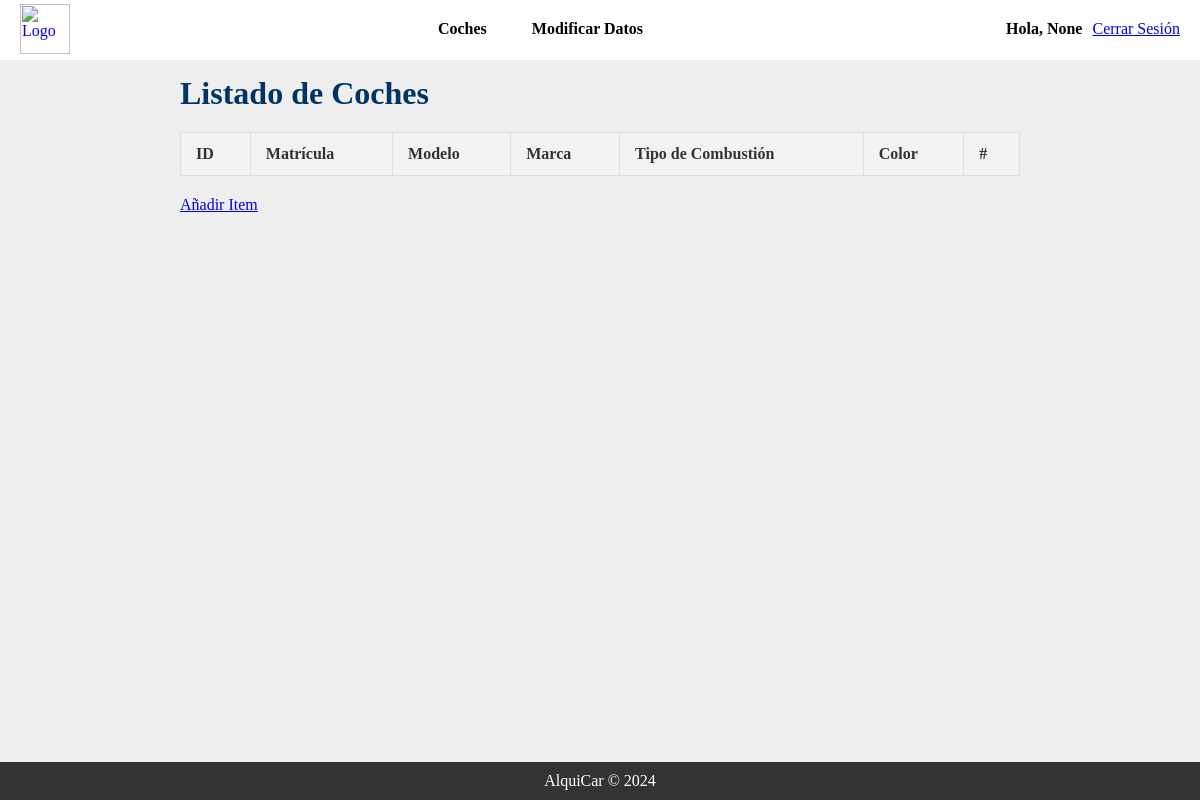
The app's page /app/items.php (signed in), older data.
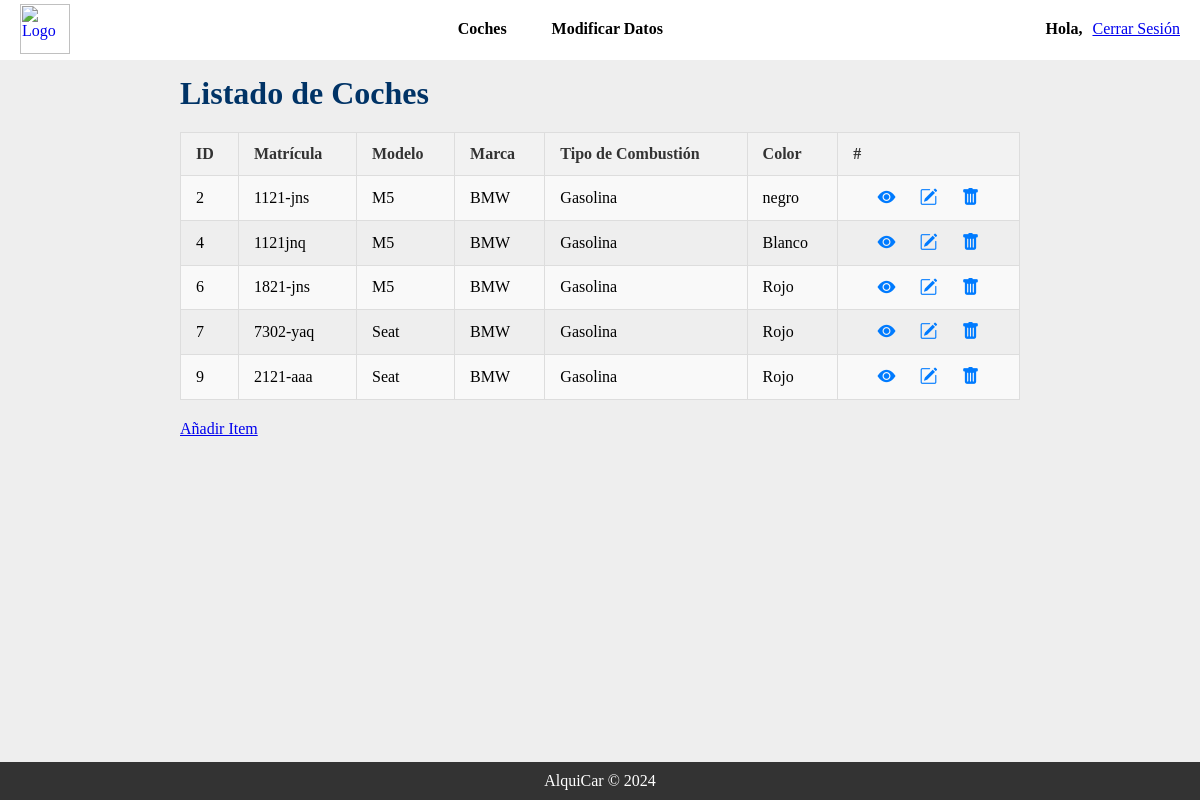
The same page, newer data.
### tables this page shows
CREATE TABLE `coches` (
  `id` int(11) NOT NULL,
  `matricula` varchar(10) DEFAULT NULL,
  `tipo_combustion` varchar(20) DEFAULT NULL,
  `modelo` varchar(50) DEFAULT NULL,
  `color` varchar(20) DEFAULT NULL,
  `marca` varchar(50) DEFAULT NULL
);

### app/items.php (the view, shortened to what this page needs)
<?php
require_once 'plantillas/header.php';
?>
<link rel="stylesheet" href="https://cdn.jsdelivr.net/npm/bootstrap-icons@1.8.1/font/bootstrap-icons.css">
<div class="body-margen">
    <h1>Listado de Coches</h1>
    <table border="1">
        <tr>
            <th>ID</th>
            <th>Matrícula</th>
            <th>Modelo</th>
            <th>Marca</th>
            <th>Tipo de Combustión</th>
            <th>Color</th>
            <th>#</th>
        </tr>
        <?php
        $sql = "SELECT * FROM coches";
        $stmt = $conn->prepare($sql);
        $stmt->execute();
        $result = $stmt->get_result();
        $coches = array();
        while ($row = $result->fetch_assoc()) {
            $coches[] = $row;
        }
        ?>
        <?php foreach ($coches as $coche): ?>
        <tr>
            <form method="post" action="process_modify_item.php">
                <td> <?php echo $coche['id']; ?> </td>
                <td> <?php echo $coche['matricula']; ?> </td>
                <td> <?php echo $coche['modelo']; ?> </td>
                <td> <?php echo $coche['marca']; ?> </td>
                <td> <?php echo $coche['tipo_combustion']; ?> </td>
                <td> <?php echo $coche['color']; ?> </td>
                <td>
                    <a href="show_item.php?id=<?php echo $coche['id']; ?>"><i class="bi bi-eye-fill"></i></a>
                    <?php if (isset($_SESSION['username'])): ?>
                        <a href="modify_item.php?id=<?php echo $coche['id']; ?>"><i class="bi bi-pencil-square"></i></a>
                        <a href="delete_item.php?id=<?php echo $coche['id']; ?>"><i class="bi bi-trash-fill"></i></a>
                    <?php endif; ?>
                </td>
            </form>
        </tr>
        <?php endforeach; ?>
    </table>
    <?php if (isset($_SESSION['username'])): ?>
        <div style="align: right;">
            <a href="add_item.php" >Añadir Item</a>
        </div>
    <?php endif; ?>
</div>
<?php
require_once 'plantillas/footer.php';
?>

### app/plantillas/header.php (shortened to what this page needs)
<html lang="es">
<head>
    <link rel="stylesheet" href="https://cdn.jsdelivr.net/npm/bootstrap-icons@1.8.1/font/bootstrap-icons.css">
    <link rel="stylesheet" href="css/header.css">
    <link rel="stylesheet" href="css/body.css">
</head>
<body>
    <header>
        <nav class="navbar">
            <div class="logo">
                <a href="index.php">
                    <img src="https://i0.wp.com/blogmaldito.com/wp-content/uploads/2014/03/logo-coche.jpg?ssl=1" alt="Logo">
                </a>
            </div>
            <ul class="nav-links">
                <li><a href="items.php"><i class="fas fa-car"></i> Coches</a></li>
                <?php if (isset($_SESSION['username'])): ?>
                    <li><a href="modificar_datos.php"><i class="fas fa-user-edit"></i> Modificar Datos</a></li>
                <?php endif; ?>
            </ul>
            <div class="profile">
                <?php if (isset($_SESSION['username'])): ?>
                    <span class="profile-name">Hola, <?php echo htmlspecialchars($_SESSION['username']); ?></span>
                    <a href="logout.php" class="logout">Cerrar Sesión</a>
                <?php else: ?>
                    <a href="login.php" class="profile-name">LogIn</a>
                <?php endif; ?>
            </div>
        </nav>
    </header>

Row changes from the older to the newer data that the page shows:
added coches: id "2", matricula "1121-jns", modelo "M5", marca "BMW", tipo_combustion "Gasolina", color "negro"
added coches: id "4", matricula "1121jnq", modelo "M5", marca "BMW", tipo_combustion "Gasolina", color "Blanco"
added coches: id "6", matricula "1821-jns", modelo "M5", marca "BMW", tipo_combustion "Gasolina", color "Rojo"
added coches: id "7", matricula "7302-yaq", modelo "Seat", marca "BMW", tipo_combustion "Gasolina", color "Rojo"
added coches: id "9", matricula "2121-aaa", modelo "Seat", marca "BMW", tipo_combustion "Gasolina", color "Rojo"
Text that changed along with them:
$_SESSION['username']: "None" → (not shown)
